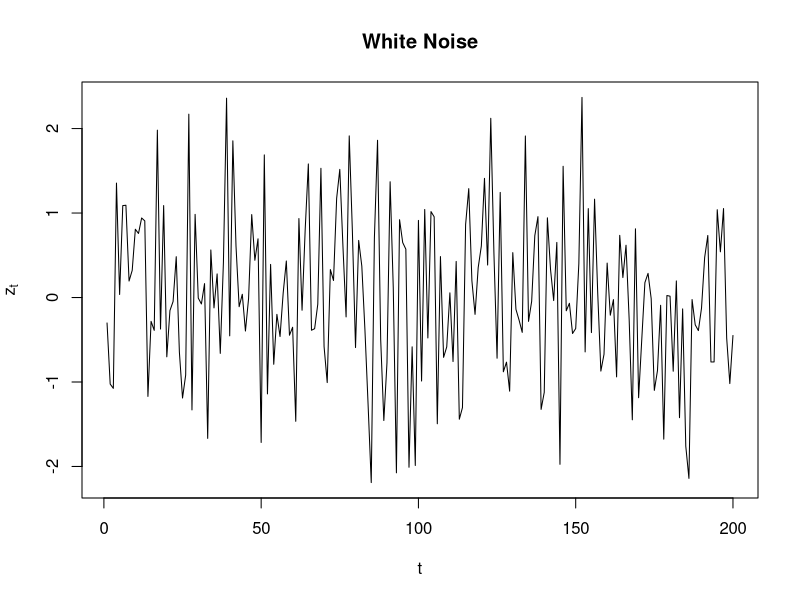
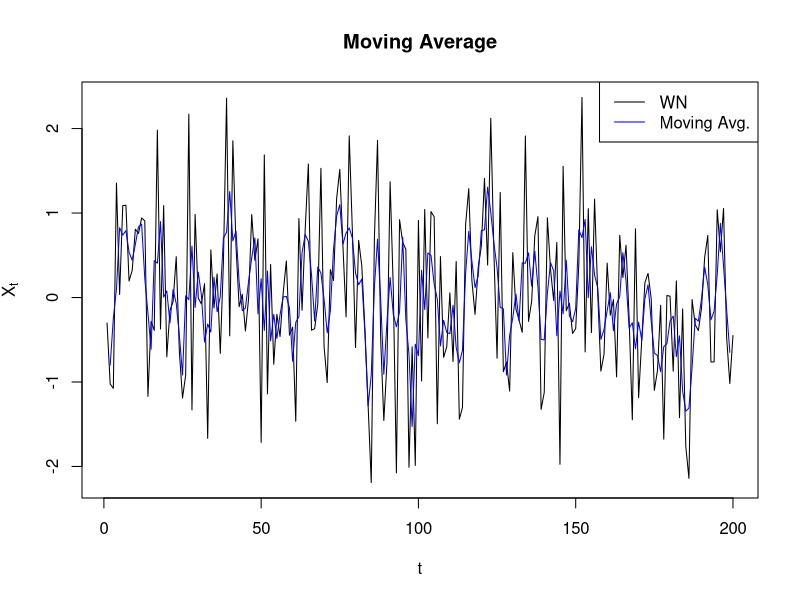
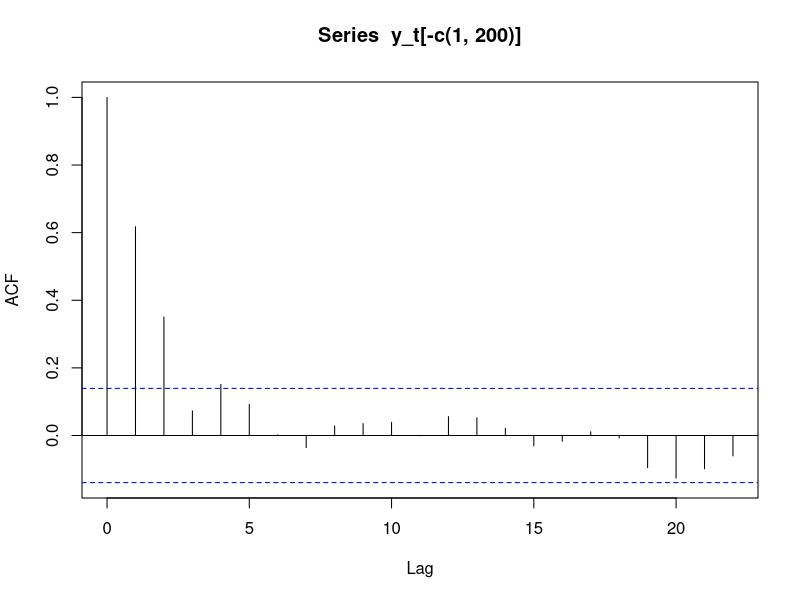
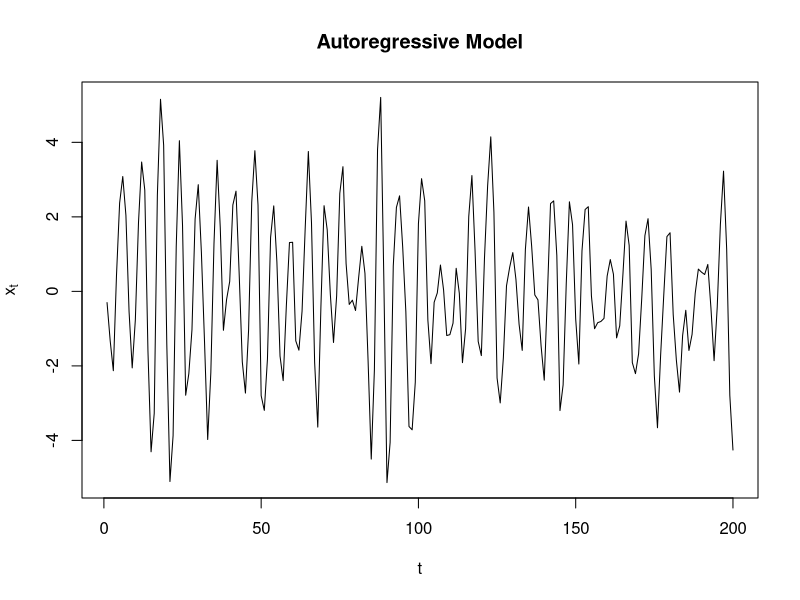
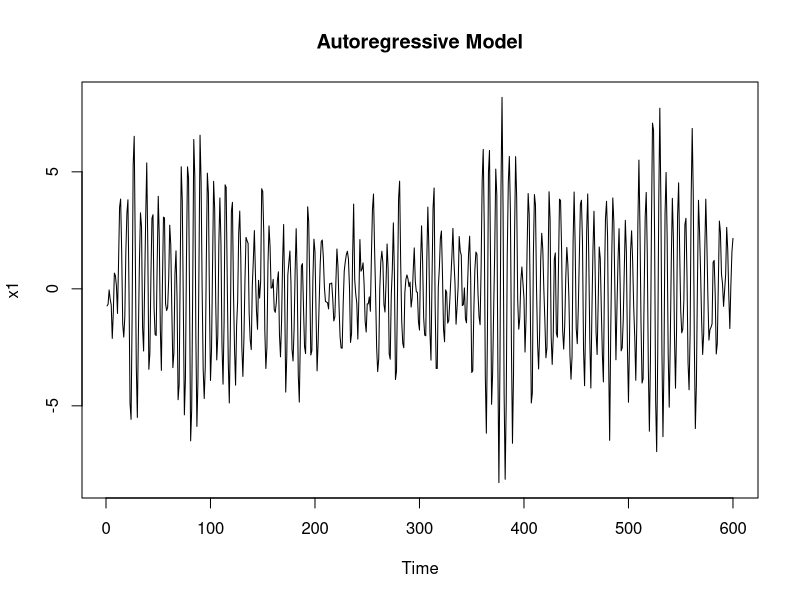

R code for these plots, in order:
## ---- chunk 1
z_t <- rnorm(200,0,1)
plot(z_t,xlab = "t",ylab = expression(z[t]),type = "l",main = "White Noise")
## ---- chunk 2
y_t = filter(z_t, filter = rep(1/3,3), sides = 2, method = "convolution")
# Plot of white-noise
plot(z_t,xlab = "t",ylab = expression(X[t]),type = "l",main = "Moving Average")
# Plot of moving-average
lines(y_t,col = "blue")
# Add legend
legend("topright",c("WN", "Moving Avg."),col = c("black","blue"),lty = 1)
acf(y_t[-c(1,200)])
## ---- chunk 3
x_t <- filter(z_t,filter = c(1,-0.9),method = "recursive")
plot(x_t,xlab = "t",ylab = expression(x[t]),type = "l", main = "Autoregressive Model")
## ---- chunk 4
x1 = arima.sim(n = 600, model = list(ar=c(1,-0.9))) 
plot.ts(x1, main="Autoregressive Model")
